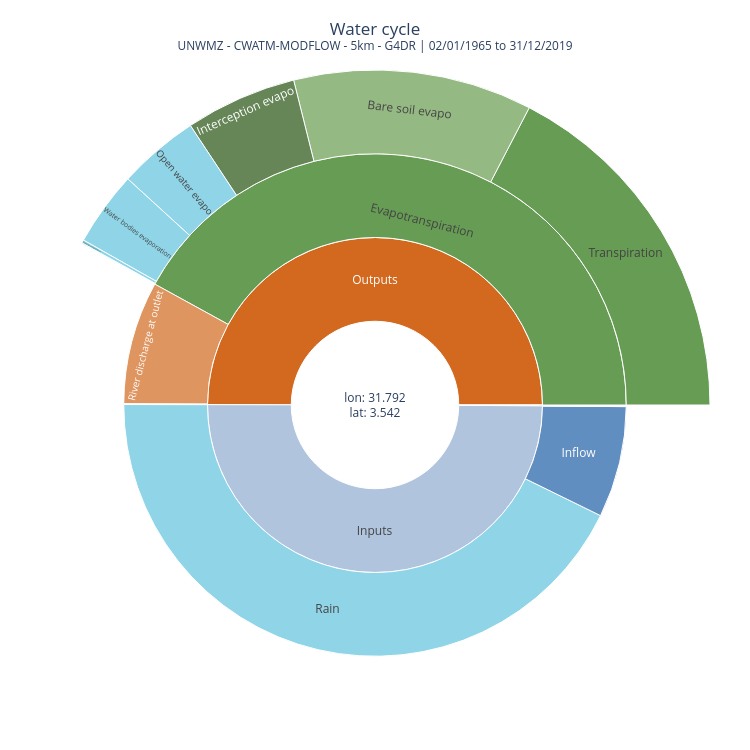

Notebook source saved alongside this figure:
### Code cell
# cell no 06: overall sunburst (layout and colours as in the GUI analysis_watercycle.py)
storetext = "Storage (into)" if dstorage >= 0 else "Storage (out)"
center = f"lon: {lon:.3f}<br>lat: {lat:.3f}"
convert = 1e9   # m3 -> km3

# Storage wedge: one leaf with the total change (as in the GUI); storage taken out counts on the input side
labels = [center, "Inputs", "Outputs", "Balance", storetext]
parents = ["", center, center, center, center]
values = [0.0, total_input, total_output, abs(balance), abs(dstorage)]
for _, r in comp[comp.parent != "Storage"].iterrows():
    labels.append(r.label)
    parents.append(r.parent)
    values.append(abs(r.m3))
labels.append("")
parents.append(storetext)
values.append(abs(dstorage))
# branchvalues="total": plotly drops the children if they sum up to more than the parent
# (ET children are ~0.001 m3 bigger than the ET total by rounding) -> lift parents bottom-up
for par in ["Transpiration", "Evapotranspiration", "Outputs", "Inputs", storetext]:
    if par in labels:
        children = sum(v for v, p in zip(values, parents) if p == par)
        values[labels.index(par)] = max(values[labels.index(par)], children)
values[0] = sum(values[1:5])

label_color = {
    "Inputs": "#b0c4de", "Outputs": "#d2691e", "Balance": "white",
    "Rain": "#60C4DE", "Snow": "#8fd1d1", "Glacier": "#ADD8E6", "Inflow": "#1f5fa8",
    "River discharge at outlet": "#d2691e", "non-Irrigation consumption": "#d2691e",
    "Evapotranspiration": "#669C53", "Transpiration": "#669C53",
    "Bare soil evapo": "#699C4F", "Interception evapo": "#265312",
    "Open water evapo": "#60C4DE", "Snow evapo": "#8fd1d1", "Channel evaporation": "#60C4DE",
    "Water bodies evaporation": "#60C4DE", "Small lakes evaporation": "#60C4DE", "Irrigation losses": "#9b59b6",
    "Forest": "#265312", "Others": "#81c066", "Paddy": "#B66934", "non-Paddy": "#B66934",
}
colors = ["white" if p == "" else "#00CC96" if (l == storetext or p == storetext)
          else label_color.get(l, "#b0c4de" if p == "Inputs" else "#d2691e")
          for l, p in zip(labels, parents)]

out_side = {"Outputs", "Evapotranspiration", "Transpiration"}
custom = []
for i, (l, p, v) in enumerate(zip(labels, parents, values)):
    if i == 0:
        frac = ""
    elif p in out_side or l == "Outputs":
        frac = f"Percent of output: {v / total_output:.2%}" if total_output else ""
    elif p == "Inputs" or l == "Inputs":
        frac = f"Percent of input: {v / total_input:.2%}" if total_input else ""
    else:
        frac = f"Percent of input: {v / total_input:.3%}" if total_input else ""
    if l == "River discharge at outlet":
        unit = f"Discharge: {discharge_mean:.2f} m<sup>3</sup>/s"
    else:
        unit = f"mm/year: {v * to_mm / nyears:.1f} mm"
    custom.append([frac, unit, f"Volume: {v / convert:.4g} km<sup>3</sup>"])
custom[0][0] = f"Basin: {title}<br>Area: {area / 1e6:.0f} km<sup>2</sup><br>{period}"

hover = ["<b>%{label}</b><br>%{customdata[0]}<extra></extra>" if p == ""
         else "<b>%{label}</b><br>%{customdata[2]}<br>%{customdata[1]}<br>%{customdata[0]}<extra><b>%{parent}</b></extra>"
         for p in parents]

fig = go.Figure(go.Sunburst(labels=labels, parents=parents, values=values, branchvalues="total",
                            customdata=custom, hovertemplate=hover, marker=dict(colors=colors), maxdepth=4))
fig.update_layout(title=dict(text=f"Water cycle<br><sup>{title} | {period}</sup>", x=0.5),
                  width=750, height=750, margin=dict(l=10, r=10, t=70, b=10), hoverlabel=dict(align="left"))
figs["Water cycle"] = fig
fig.show()

### Figure 1 — Plotly figure (JSON) as saved in the notebook; plotly's stock layout.template omitted (floating-point values rounded to 4 significant figures)
{"data": [{"branchvalues": "total", "customdata": [["Basin: UNWMZ - CWATM-MODFLOW - 5km - G4DR<br>Area: 160972 km<sup>2</sup><br>02/01/1965 to 31/12/2019", "mm/year: 2849.7 mm", "Volume: 2.523e+04 km<sup>3</sup>"], ["Percent of input: 100.12%", "mm/year: 1423.6 mm", "Volume: 1.26e+04 km<sup>3</sup>"], ["Percent of output: 100.00%", "mm/year: 1424.0 mm", "Volume: 1.261e+04 km<sup>3</sup>"], ["Percent of input: 0.001%", "mm/year: 0.0 mm", "Volume: 0.06729 km<sup>3</sup>"], ["Percent of input: 0.146%", "mm/year: 2.1 mm", "Volume: 18.37 km<sup>3</sup>"], ["Percent of input: 85.72%", "mm/year: 1218.8 mm", "Volume: 1.079e+04 km<sup>3</sup>"], ["Percent of input: 14.34%", "mm/year: 203.9 mm", "Volume: 1805 km<sup>3</sup>"], ["Percent of input: 0.00%", "mm/year: 0.0 mm", "Volume: 0.3679 km<sup>3</sup>"], ["Percent of input: 0.05%", "mm/year: 0.8 mm", "Volume: 6.914 km<sup>3</sup>"], ["Percent of output: 15.81%", "Discharge: 1148.34 m<sup>3</sup>/s", "Volume: 1993 km<sup>3</sup>"], ["Percent of output: 0.12%", "mm/year: 1.7 mm", "Volume: 15.29 km<sup>3</sup>"], ["Percent of output: 84.07%", "mm/year: 1197.1 mm", "Volume: 1.06e+04 km<sup>3</sup>"], ["Percent of output: 34.79%", "mm/year: 495.4 mm", "Volume: 4385 km<sup>3</sup>"], ["Percent of output: 23.06%", "mm/year: 328.4 mm", "Volume: 2907 km<sup>3</sup>"], ["Percent of output: 10.78%", "mm/year: 153.5 mm", "Volume: 1359 km<sup>3</sup>"], ["Percent of output: 7.84%", "mm/year: 111.6 mm", "Volume: 988.3 km<sup>3</sup>"], ["Percent of output: 0.01%", "mm/year: 0.1 mm", "Volume: 1.225 km<sup>3</sup>"], ["Percent of output: 0.31%", "mm/year: 4.4 mm", "Volume: 39.16 km<sup>3</sup>"], ["Percent of output: 7.20%", "mm/year: 102.5 mm", "Volume: 907.7 km<sup>3</sup>"], ["Percent of output: 0.08%", "mm/year: 1.2 mm", "Volume: 10.65 km<sup>3</sup>"], ["Percent of output: 23.15%", "mm/year: 329.6 mm", "Volume: 2918 km<sup>3</sup>"], ["Percent of output: 11.63%", "mm/year: 165.6 mm", "Volume: 1466 km<sup>3</sup>"], ["Percent of output: 0.01%", "mm/year: 0.2 mm", "Volume: 1.422 km<sup>3</sup>"], ["Percent of output: 0.00%", "mm/year: 0.0 mm", "Volume: 0.4276 km<sup>3</sup>"], ["Percent of input: 0.146%", "mm/year: 2.1 mm", "Volume: 18.37 km<sup>3</sup>"]], "hovertemplate": ["<b>%{label}</b><br>%{customdata[0]}<extra></extra>", "<b>%{label}</b><br>%{customdata[2]}<br>%{customdata[1]}<br>%{customdata[0]}<extra><b>%{parent}</b></extra>", "<b>%{label}</b><br>%{customdata[2]}<br>%{customdata[1]}<br>%{customdata[0]}<extra><b>%{parent}</b></extra>", "<b>%{label}</b><br>%{customdata[2]}<br>%{customdata[1]}<br>%{customdata[0]}<extra><b>%{parent}</b></extra>", "<b>%{label}</b><br>%{customdata[2]}<br>%{customdata[1]}<br>%{customdata[0]}<extra><b>%{parent}</b></extra>", "<b>%{label}</b><br>%{customdata[2]}<br>%{customdata[1]}<br>%{customdata[0]}<extra><b>%{parent}</b></extra>", "<b>%{label}</b><br>%{customdata[2]}<br>%{customdata[1]}<br>%{customdata[0]}<extra><b>%{parent}</b></extra>", "<b>%{label}</b><br>%{customdata[2]}<br>%{customdata[1]}<br>%{customdata[0]}<extra><b>%{parent}</b></extra>", "<b>%{label}</b><br>%{customdata[2]}<br>%{customdata[1]}<br>%{customdata[0]}<extra><b>%{parent}</b></extra>", "<b>%{label}</b><br>%{customdata[2]}<br>%{customdata[1]}<br>%{customdata[0]}<extra><b>%{parent}</b></extra>", "<b>%{label}</b><br>%{customdata[2]}<br>%{customdata[1]}<br>%{customdata[0]}<extra><b>%{parent}</b></extra>", "<b>%{label}</b><br>%{customdata[2]}<br>%{customdata[1]}<br>%{customdata[0]}<extra><b>%{parent}</b></extra>", "<b>%{label}</b><br>%{customdata[2]}<br>%{customdata[1]}<br>%{customdata[0]}<extra><b>%{parent}</b></extra>", "<b>%{label}</b><br>%{customdata[2]}<br>%{customdata[1]}<br>%{customdata[0]}<extra><b>%{parent}</b></extra>", "<b>%{label}</b><br>%{customdata[2]}<br>%{customdata[1]}<br>%{customdata[0]}<extra><b>%{parent}</b></extra>", "<b>%{label}</b><br>%{customdata[2]}<br>%{customdata[1]}<br>%{customdata[0]}<extra><b>%{parent}</b></extra>", "<b>%{label}</b><br>%{customdata[2]}<br>%{customdata[1]}<br>%{customdata[0]}<extra><b>%{parent}</b></extra>", "<b>%{label}</b><br>%{customdata[2]}<br>%{customdata[1]}<br>%{customdata[0]}<extra><b>%{parent}</b></extra>", "<b>%{label}</b><br>%{customdata[2]}<br>%{customdata[1]}<br>%{customdata[0]}<extra><b>%{parent}</b></extra>", "<b>%{label}</b><br>%{customdata[2]}<br>%{customdata[1]}<br>%{customdata[0]}<extra><b>%{parent}</b></extra>", "<b>%{label}</b><br>%{customdata[2]}<br>%{customdata[1]}<br>%{customdata[0]}<extra><b>%{parent}</b></extra>", "<b>%{label}</b><br>%{customdata[2]}<br>%{customdata[1]}<br>%{customdata[0]}<extra><b>%{parent}</b></extra>", "<b>%{label}</b><br>%{customdata[2]}<br>%{customdata[1]}<br>%{customdata[0]}<extra><b>%{parent}</b></extra>", "<b>%{label}</b><br>%{customdata[2]}<br>%{customdata[1]}<br>%{customdata[0]}<extra><b>%{parent}</b></extra>", "<b>%{label}</b><br>%{customdata[2]}<br>%{customdata[1]}<br>%{customdata[0]}<extra><b>%{parent}</b></extra>"], "labels": ["lon: 31.792<br>lat: 3.542", "Inputs", "Outputs", "Balance", "Storage (out)", "Rain", "Inflow", "Lateral groundwater flow", "Recharge moved by the grid", "River discharge at outlet", "non-Irrigation consumption", "Evapotranspiration", "Transpiration", "Bare soil evapo", "Interception evapo", "Open water evapo", "Irrigation losses", "Channel evaporation", "Water bodies evaporation", "Small lakes evaporation", "Forest", "Others", "Paddy", "non-Paddy", ""], "marker": {"colors": ["white", "#b0c4de", "#d2691e", "white", "#00CC96", "#60C4DE", "#1f5fa8", "#b0c4de", "#b0c4de", "#d2691e", "#d2691e", "#669C53", "#669C53", "#699C4F", "#265312", "#60C4DE", "#9b59b6", "#60C4DE", "#60C4DE", "#60C4DE", "#265312", "#81c066", "#B66934", "#B66934", "#00CC96"]}, "maxdepth": 4, "parents": ["", "lon: 31.792<br>lat: 3.542", "lon: 31.792<br>lat: 3.542", "lon: 31.792<br>lat: 3.542", "lon: 31.792<br>lat: 3.542", "Inputs", "Inputs", "Inputs", "Inputs", "Outputs", "Outputs", "Outputs", "Evapotranspiration", "Evapotranspiration", "Evapotranspiration", "Evapotranspiration", "Evapotranspiration", "Evapotranspiration", "Evapotranspiration", "Evapotranspiration", "Transpiration", "Transpiration", "Transpiration", "Transpiration", "Storage (out)"], "type": "sunburst", "values": [25230000000000.0, 12600000000000.0, 12610000000000.0, 67290000.0, 18370000000.0, 10790000000000.0, 1805000000000.0, 367900000.0, 6914000000.0, 1993000000000.0, 15290000000.0, 10600000000000.0, 4385000000000.0, 2907000000000.0, 1359000000000.0, 988300000000.0, 1225000000.0, 39160000000.0, 907700000000.0, 10650000000.0, 2918000000000.0, 1466000000000.0, 1422000000.0, 427600000.0, 18370000000.0]}], "layout": {"height": 750, "hoverlabel": {"align": "left"}, "margin": {"b": 10, "l": 10, "r": 10, "t": 70}, "title": {"text": "Water cycle<br><sup>UNWMZ - CWATM-MODFLOW - 5km - G4DR | 02/01/1965 to 31/12/2019</sup>", "x": 0.5}, "width": 750}}
